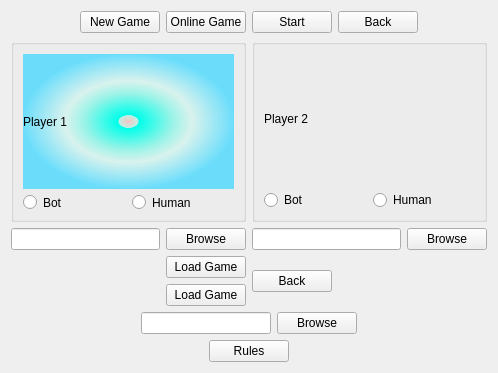
<?xml version="1.0" encoding="UTF-8"?>
<ui version="4.0">
 <class>Form</class>
 <widget class="QWidget" name="Form">
  <property name="geometry">
   <rect>
    <x>0</x>
    <y>0</y>
    <width>498</width>
    <height>373</height>
   </rect>
  </property>
  <property name="windowTitle">
   <string>Form</string>
  </property>
  <layout class="QVBoxLayout" name="verticalLayout_9">
   <item>
    <layout class="QVBoxLayout" name="verticalLayout_8">
     <item>
      <layout class="QVBoxLayout" name="verticalLayout_7">
       <item>
        <layout class="QHBoxLayout" name="horizontalLayout_6">
         <item>
          <spacer name="horizontalSpacer">
           <property name="orientation">
            <enum>Qt::Horizontal</enum>
           </property>
           <property name="sizeHint" stdset="0">
            <size>
             <width>40</width>
             <height>20</height>
            </size>
           </property>
          </spacer>
         </item>
         <item>
          <widget class="QPushButton" name="new_game">
           <property name="text">
            <string>New Game</string>
           </property>
          </widget>
         </item>
         <item>
          <widget class="QPushButton" name="onlineGameButton">
           <property name="text">
            <string>Online Game</string>
           </property>
          </widget>
         </item>
         <item>
          <widget class="QPushButton" name="start">
           <property name="text">
            <string>Start</string>
           </property>
          </widget>
         </item>
         <item>
          <widget class="QPushButton" name="back1">
           <property name="text">
            <string>Back</string>
           </property>
          </widget>
         </item>
         <item>
          <spacer name="horizontalSpacer_2">
           <property name="orientation">
            <enum>Qt::Horizontal</enum>
           </property>
           <property name="sizeHint" stdset="0">
            <size>
             <width>40</width>
             <height>20</height>
            </size>
           </property>
          </spacer>
         </item>
        </layout>
       </item>
       <item>
        <layout class="QHBoxLayout" name="horizontalLayout_5">
         <item>
          <layout class="QVBoxLayout" name="verticalLayout_4">
           <item>
            <widget class="QGroupBox" name="groupBox">
             <property name="styleSheet">
              <string notr="true">border-color: rgb(255, 255, 255);</string>
             </property>
             <property name="title">
              <string/>
             </property>
             <layout class="QVBoxLayout" name="verticalLayout_3">
              <item>
               <widget class="QLabel" name="lab2">
                <property name="styleSheet">
                 <string notr="true">background-color:qradialgradient(spread:pad, cx:0.5, cy:0.5, radius:0.5, fx:0.5, fy:0.5, stop:0 rgba(255, 176, 176, 167), stop:0.0909091 rgba(0, 255, 191, 51), stop:0.1 rgba(0, 255, 234, 255), stop:0.409091 rgba(1, 255, 223, 92), stop:0.6 rgba(180, 255, 240, 84), stop:1 rgba(76, 218, 255, 205))</string>
                </property>
                <property name="text">
                 <string>Player 1</string>
                </property>
               </widget>
              </item>
              <item>
               <layout class="QHBoxLayout" name="horizontalLayout_3">
                <item>
                 <widget class="QRadioButton" name="rb1">
                  <property name="text">
                   <string>Bot</string>
                  </property>
                 </widget>
                </item>
                <item>
                 <widget class="QRadioButton" name="rb2">
                  <property name="text">
                   <string>Human</string>
                  </property>
                 </widget>
                </item>
               </layout>
              </item>
             </layout>
            </widget>
           </item>
           <item>
            <layout class="QHBoxLayout" name="horizontalLayout_4">
             <item>
              <widget class="QLineEdit" name="bot_path1"/>
             </item>
             <item>
              <widget class="QPushButton" name="browse1">
               <property name="text">
                <string>Browse</string>
               </property>
              </widget>
             </item>
            </layout>
           </item>
          </layout>
         </item>
         <item>
          <layout class="QVBoxLayout" name="verticalLayout_2">
           <item>
            <widget class="QGroupBox" name="groupBox_2">
             <property name="title">
              <string/>
             </property>
             <layout class="QVBoxLayout" name="verticalLayout">
              <item>
               <widget class="QLabel" name="lab3">
                <property name="styleSheet">
                 <string notr="true"/>
                </property>
                <property name="text">
                 <string>Player 2</string>
                </property>
               </widget>
              </item>
              <item>
               <layout class="QHBoxLayout" name="horizontalLayout_2">
                <item>
                 <widget class="QRadioButton" name="rb3">
                  <property name="text">
                   <string>Bot</string>
                  </property>
                 </widget>
                </item>
                <item>
                 <widget class="QRadioButton" name="rb4">
                  <property name="text">
                   <string>Human</string>
                  </property>
                 </widget>
                </item>
               </layout>
              </item>
             </layout>
            </widget>
           </item>
           <item>
            <layout class="QHBoxLayout" name="horizontalLayout">
             <item>
              <widget class="QLineEdit" name="bot_path2"/>
             </item>
             <item>
              <widget class="QPushButton" name="browse2">
               <property name="text">
                <string>Browse</string>
               </property>
              </widget>
             </item>
            </layout>
           </item>
          </layout>
         </item>
        </layout>
       </item>
       <item>
        <layout class="QVBoxLayout" name="verticalLayout_6">
         <item>
          <layout class="QHBoxLayout" name="horizontalLayout_8">
           <item>
            <spacer name="horizontalSpacer_8">
             <property name="orientation">
              <enum>Qt::Horizontal</enum>
             </property>
             <property name="sizeHint" stdset="0">
              <size>
               <width>40</width>
               <height>20</height>
              </size>
             </property>
            </spacer>
           </item>
           <item>
            <layout class="QVBoxLayout" name="verticalLayout_5">
             <item>
              <widget class="QPushButton" name="load_game">
               <property name="text">
                <string>Load Game</string>
               </property>
              </widget>
             </item>
             <item>
              <widget class="QPushButton" name="load_game2">
               <property name="text">
                <string>Load Game</string>
               </property>
              </widget>
             </item>
            </layout>
           </item>
           <item>
            <widget class="QPushButton" name="back2">
             <property name="text">
              <string>Back</string>
             </property>
            </widget>
           </item>
           <item>
            <spacer name="horizontalSpacer_3">
             <property name="orientation">
              <enum>Qt::Horizontal</enum>
             </property>
             <property name="sizeHint" stdset="0">
              <size>
               <width>40</width>
               <height>20</height>
              </size>
             </property>
            </spacer>
           </item>
          </layout>
         </item>
         <item>
          <layout class="QHBoxLayout" name="horizontalLayout_7">
           <item>
            <spacer name="horizontalSpacer_6">
             <property name="orientation">
              <enum>Qt::Horizontal</enum>
             </property>
             <property name="sizeHint" stdset="0">
              <size>
               <width>40</width>
               <height>20</height>
              </size>
             </property>
            </spacer>
           </item>
           <item>
            <widget class="QLineEdit" name="load_path"/>
           </item>
           <item>
            <widget class="QPushButton" name="browse3">
             <property name="text">
              <string>Browse</string>
             </property>
            </widget>
           </item>
           <item>
            <spacer name="horizontalSpacer_7">
             <property name="orientation">
              <enum>Qt::Horizontal</enum>
             </property>
             <property name="sizeHint" stdset="0">
              <size>
               <width>40</width>
               <height>20</height>
              </size>
             </property>
            </spacer>
           </item>
          </layout>
         </item>
        </layout>
       </item>
      </layout>
     </item>
     <item>
      <layout class="QHBoxLayout" name="horizontalLayout_9">
       <item>
        <spacer name="horizontalSpacer_4">
         <property name="orientation">
          <enum>Qt::Horizontal</enum>
         </property>
         <property name="sizeHint" stdset="0">
          <size>
           <width>40</width>
           <height>20</height>
          </size>
         </property>
        </spacer>
       </item>
       <item>
        <widget class="QPushButton" name="rules">
         <property name="text">
          <string>Rules</string>
         </property>
        </widget>
       </item>
       <item>
        <spacer name="horizontalSpacer_5">
         <property name="orientation">
          <enum>Qt::Horizontal</enum>
         </property>
         <property name="sizeHint" stdset="0">
          <size>
           <width>40</width>
           <height>20</height>
          </size>
         </property>
        </spacer>
       </item>
      </layout>
     </item>
    </layout>
   </item>
  </layout>
  <zorder></zorder>
 </widget>
 <resources/>
 <connections/>
</ui>
